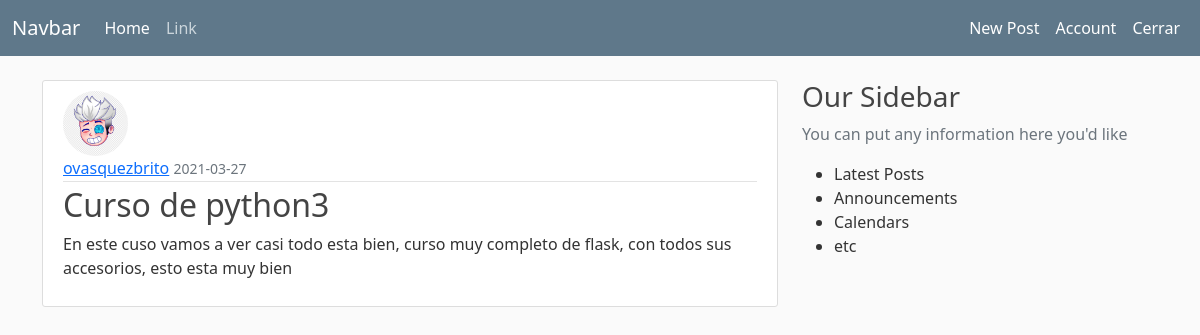
Screenshot of /post/3 (signed in) with the database file from the repository.
### flaskblog/models.py (models this page shows, shortened)
class User(db.Model, UserMixin):
    id = db.Column(db.Integer, primary_key=True)
    username = db.Column(db.String(20), unique=True, nullable=False)
    email = db.Column(db.String(120), unique=True, nullable=False)
    image_file = db.Column(db.String(20), nullable=False, default='avatar_1.png')
    password = db.Column(db.String(60), nullable=False)
    posts = db.relationship('Post', backref='author', lazy=True)

class Post(db.Model):
    id = db.Column(db.Integer, primary_key=True)
    title = db.Column(db.String(100), nullable=False)
    date_post = db.Column(db.DateTime, nullable=False, default=datetime.utcnow)
    content = db.Column(db.Text, nullable=False)
    user_id = db.Column(db.Integer, db.ForeignKey('user.id'), nullable=False)

### flaskblog/routes.py (the view)
@app.route('/post/<int:post_id>')
@login_required
def post(post_id):
    post = Post.query.get_or_404(post_id)
    return render_template('post.html', title=post.title, post=post)

### flaskblog/models.py (called while the page is built)
@login_manager.user_loader
def load_user(user_id):
    return User.query.get(int(user_id))

### flaskblog/templates/post.html (shortened to what this page needs)
{% extends "layout.html" %}
{% block content %}
    <article class="media content-section">
        <img
            src="{{ url_for('static', filename='images/' + post.author.image_file) }}"
            alt=""
            class="rounded-circle article-img"
        >
        <div class="media-body">
            <div class="article-metadata">
                <a href="#" class="mr-2">{{ post.author.username }}</a>
                <small class="text-muted">{{ post.date_post.strftime('%Y-%m-%d') }}</small>
            </div>
            <h2 class="article-title">{{ post.title }}</a></h2>
            <p class="article-content">{{  post.content }}</p>
        </div>
    </article>
{% endblock content %}

### flaskblog/static/main.css (style rules this page uses)
body { background: #fafafa; color: #333333; margin-top: 5rem; }
h1, h2, h3, h4, h5, h6 { color: #444444; }
.content-section { background: #ffffff; padding: 10px 20px; border: 1px solid #dddddd; border-radius: 3px; margin-bottom: 20px; }
.article-title { color: #444444; }
.article-content { white-space: pre-line; }
.article-img { height: 65px; width: 65px; margin-right: 16px; }
.article-metadata { padding-bottom: 1px; margin-bottom: 4px; border-bottom: 1px solid #e3e3e3 }

### rows the page displays
User: image_file (picture), author.username "ovasquezbrito"
Post: date_post "2021-03-27", title "Curso de python3", content "En este cuso vamos a ver casi todo esta bien, curso muy completo de flask, con todos sus accesorios, esto esta muy bien"
